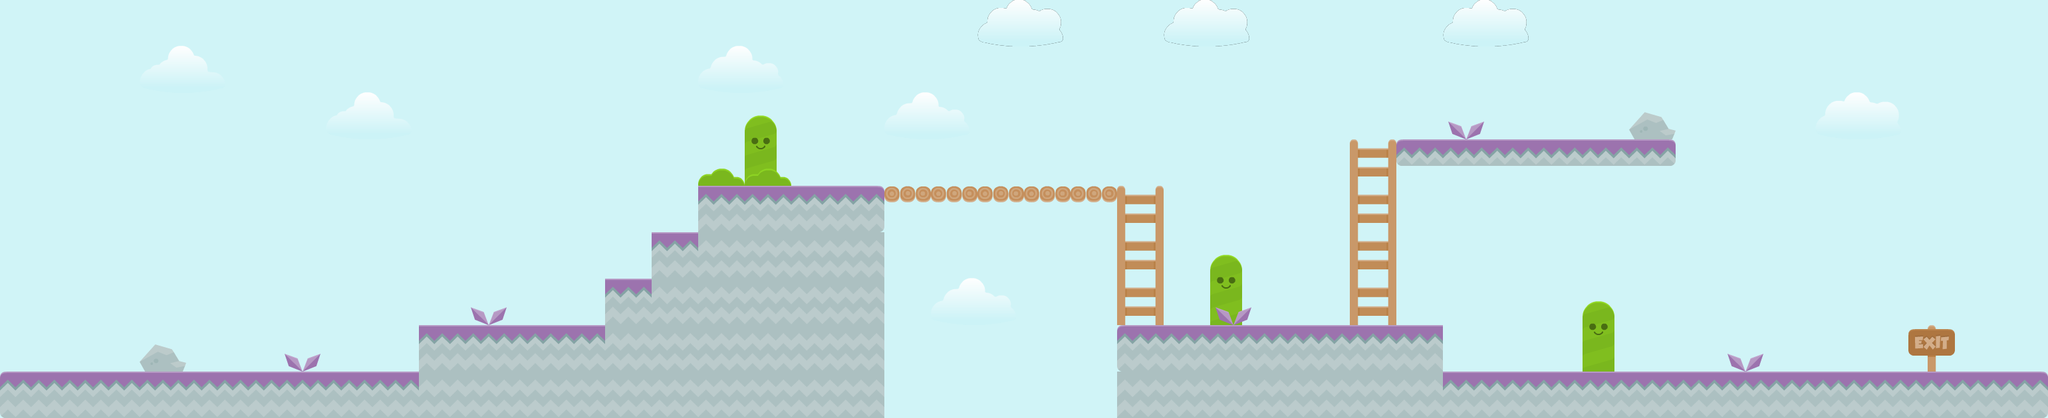

A 2D game scene composited from a Tiled map and its tileset images. What follows is a short description and the map's XML, with every tile layer's data as written:
An orthogonal 44x9 tile map with 70x70 px tiles, 4 tile layers (bg, bg 2, bg3, Kachelebene 1), 3 tilesets and 23 objects (9x blocker, 2x enemy, 2x itemblock, Start, end, ...).

<map version="1.0" orientation="orthogonal" renderorder="right-down" width="44" height="9" tilewidth="70" tileheight="70" nextobjectid="75">
 <tileset firstgid="1" source="land.tsx" />
 <tileset firstgid="157" source="sky.tsx" />
 <tileset firstgid="166" source="sky objects.tsx" />
 <layer name="bg" width="44" height="9">
  <data encoding="csv">
157,157,157,157,157,157,157,158,157,160,161,157,157,157,158,157,158,157,157,157,157,157,157,157,157,157,157,157,157,157,157,157,157,157,157,157,157,157,157,157,157,157,157,158,
160,160,157,160,160,160,157,157,160,163,164,160,160,157,157,160,157,157,160,160,160,160,157,157,157,157,158,159,159,159,159,159,159,159,159,159,159,159,159,159,159,159,159,159,
163,157,158,163,163,163,160,160,163,163,157,158,159,159,159,163,160,160,163,163,163,163,160,160,160,160,157,157,157,157,157,157,157,158,159,162,162,162,162,162,162,162,162,162,
157,158,159,159,157,158,163,163,157,157,158,159,162,162,162,157,163,163,163,163,163,163,163,163,163,163,160,160,160,160,160,160,160,157,158,159,159,159,159,159,159,159,159,159,
157,158,159,162,157,157,157,163,160,157,157,157,158,159,165,160,160,160,163,163,164,165,163,163,163,163,163,163,157,157,157,158,159,160,161,162,162,162,162,162,162,162,162,162,
157,158,159,165,160,157,160,163,163,160,160,157,157,158,159,163,163,163,164,165,164,165,165,165,157,157,157,157,157,157,157,157,157,163,164,165,165,165,165,165,165,165,165,165,
157,157,157,157,163,160,163,163,164,157,158,159,157,157,157,158,159,157,158,157,157,158,159,163,160,160,160,157,158,159,160,160,160,160,160,160,160,160,160,160,160,163,164,165,
160,160,160,160,160,163,163,164,165,160,161,162,160,160,160,157,157,160,157,160,157,157,157,160,163,163,163,160,161,162,163,163,163,163,163,163,163,163,163,163,163,163,160,160,
163,163,163,163,163,163,163,164,165,163,164,165,163,163,163,160,160,163,160,163,160,160,160,163,163,164,165,163,164,165,164,165,165,165,165,165,165,165,165,165,165,165,163,163
</data>
 </layer>
 <layer name="bg 2" width="44" height="9">
  <data encoding="csv">
0,0,0,0,0,0,0,0,0,0,0,0,0,0,0,0,0,0,0,0,0,167,0,0,0,167,0,0,0,0,0,167,0,0,0,0,0,0,0,0,0,0,0,0,
0,0,0,168,0,0,0,0,0,0,0,0,0,0,0,166,0,0,0,0,0,0,0,0,0,0,0,0,0,0,0,0,0,0,0,0,0,0,0,0,0,0,0,0,
0,0,0,0,0,0,0,168,0,0,0,0,0,0,0,0,0,0,0,166,0,0,0,0,0,0,0,0,0,0,0,170,0,0,0,0,0,0,0,167,0,0,0,0,
0,0,0,0,0,0,0,0,0,0,0,0,0,0,0,172,174,0,0,0,0,0,0,0,0,0,0,0,0,0,0,0,0,0,0,0,0,0,0,0,0,0,0,0,
0,0,0,0,0,0,0,0,0,0,0,0,0,0,0,0,0,0,0,0,0,0,0,0,0,0,0,0,0,0,0,0,0,0,0,0,0,0,0,0,0,0,0,0,
0,0,0,0,0,0,0,0,0,0,0,0,0,0,0,0,0,0,0,0,0,0,0,0,0,0,0,0,0,0,0,0,0,0,0,0,0,0,0,0,0,0,0,0,
0,0,0,0,0,0,0,0,0,0,170,0,0,0,0,0,0,0,0,0,166,0,0,0,0,0,174,0,0,0,0,0,0,0,0,0,0,0,0,0,0,0,0,0,
0,0,0,0,0,0,170,0,0,0,0,0,0,0,0,0,0,0,0,0,0,0,0,0,0,0,0,0,0,0,0,0,0,0,174,0,0,0,0,0,0,0,0,0,
0,0,0,0,0,0,0,0,0,0,0,0,0,0,0,0,0,0,0,0,0,0,0,0,0,0,0,0,0,0,0,0,0,0,0,0,0,0,0,0,0,0,0,0
</data>
 </layer>
 <layer name="bg3" width="44" height="9">
  <data encoding="csv">
0,0,0,0,0,0,0,0,0,0,0,0,0,0,0,0,0,0,0,0,0,0,0,0,0,0,0,0,0,0,0,0,0,0,0,0,0,0,0,0,0,0,0,0,
0,0,0,0,0,0,0,0,0,0,0,0,0,0,0,0,0,0,0,0,0,0,0,0,0,0,0,0,0,0,0,0,0,0,0,0,0,0,0,0,0,0,0,0,
0,0,0,0,0,0,0,0,0,0,0,0,0,0,0,0,0,0,0,0,0,0,0,0,0,0,0,0,0,0,0,0,0,0,0,171,0,0,0,0,0,0,0,0,
0,0,0,0,0,0,0,0,0,0,0,0,0,0,0,0,172,0,0,0,0,0,0,0,0,0,0,0,0,0,0,0,0,0,0,0,0,0,0,0,0,0,0,0,
0,0,0,0,0,0,0,0,0,0,0,0,0,0,0,0,0,0,0,0,0,0,0,0,0,0,0,0,0,0,0,0,0,0,0,0,0,0,0,0,0,0,0,0,
0,0,0,0,0,0,0,0,0,0,0,0,0,0,0,0,0,0,0,0,0,0,0,0,0,0,0,0,0,0,0,0,0,0,0,0,0,0,0,0,0,0,0,0,
0,0,0,0,0,0,0,0,0,0,0,0,0,0,0,0,0,0,0,0,0,0,0,0,0,0,170,0,0,0,0,0,0,0,0,0,0,0,0,0,0,0,0,0,
0,0,0,171,0,0,0,0,0,0,0,0,0,0,0,0,0,0,0,0,0,0,0,0,0,0,0,0,0,0,0,0,0,0,0,0,0,170,0,0,0,0,0,0,
0,0,0,0,0,0,0,0,0,0,0,0,0,0,0,0,0,0,0,0,0,0,0,0,0,0,0,0,0,0,0,0,0,0,0,0,0,0,0,0,0,0,0,0
</data>
 </layer>
 <layer name="Kachelebene 1" width="44" height="9">
  <data encoding="csv">
0,0,0,0,0,0,0,0,0,0,0,0,0,0,0,0,0,0,0,0,0,0,0,0,0,0,0,0,0,0,0,0,0,0,0,0,0,0,0,0,0,0,0,0,
0,0,0,0,0,0,0,0,0,0,0,0,0,0,0,0,0,0,0,0,0,0,0,0,0,0,0,0,0,0,0,0,0,0,0,0,0,0,0,0,0,0,0,0,
0,0,0,0,0,0,0,0,0,0,0,0,0,0,0,0,0,0,0,0,0,0,0,0,0,0,0,0,0,0,0,0,0,0,0,0,0,0,0,0,0,0,0,0,
0,0,0,0,0,0,0,0,0,0,0,0,0,0,0,0,0,0,0,0,0,0,0,0,0,0,0,0,0,20,15,3,3,3,3,146,0,0,0,0,0,0,0,0,
0,0,0,0,0,0,0,0,0,0,0,0,0,0,0,74,74,74,62,1073741949,1073741949,1073741949,1073741949,1073741949,20,0,0,0,0,32,0,0,0,0,0,0,0,0,0,0,0,0,0,0,
0,0,0,0,0,0,0,0,0,0,0,0,0,0,74,99,99,99,99,0,0,0,0,0,32,0,0,0,0,32,0,0,0,0,0,0,0,0,0,0,0,0,0,0,
0,0,0,0,0,0,0,0,0,0,0,0,0,74,99,99,99,99,99,0,0,0,0,0,32,0,0,0,0,32,0,0,0,0,0,0,0,0,0,0,0,0,0,0,
0,0,0,0,0,0,0,0,0,74,74,74,74,99,99,99,99,99,99,0,0,0,0,0,86,74,74,74,74,74,74,0,0,0,0,0,0,0,0,0,0,65,0,0,
86,74,74,74,74,74,74,74,74,99,99,99,99,99,99,99,99,99,99,0,0,0,0,0,99,99,99,99,99,99,99,74,74,74,74,74,74,74,74,74,74,74,74,62
</data>
 </layer>
 <objectgroup name="Objektebene 1">
  <object id="2" name="Start" x="70" y="420" width="70" height="140" />
  <object id="12" name="blocker" x="1330" y="280">
   <properties>
    <property name="blocker" value="t" />
   </properties>
   <polygon points="0,0 350,0 350,70 0,70" />
  </object>
  <object id="14" name="blocker" x="2100" y="210">
   <properties>
    <property name="blocker" value="tlrb" />
   </properties>
   <polygon points="0,0 420,0 420,41 0,41" />
  </object>
  <object id="15" name="end" x="2870" y="420" width="70" height="140" />
  <object id="17" name="Ladder 1" x="1680" y="280" width="70" height="210" />
  <object id="18" name="Ladder 2" x="2030" y="210" width="70" height="280" />
  <object id="28" name="blocker" x="1050" y="280" width="280" height="350" />
  <object id="29" name="blocker" x="980" y="350" width="70" height="280" />
  <object id="30" name="blocker" x="910" y="420" width="70" height="210" />
  <object id="32" name="blocker" x="630" y="490" width="280" height="140" />
  <object id="33" name="blocker" x="0" y="560" width="630" height="70" visible="0" />
  <object id="35" name="blocker" x="1680" y="490" width="490" height="140" />
  <object id="36" name="blocker" x="2170" y="560" width="910" height="70" />
  <object id="51" name="enemy2" x="1444" y="195" width="26" height="37" />
  <object id="52" name="enemy" x="902.667" y="220" width="89.3333" height="72.6667" />
  <object id="53" name="enemy" x="1125.33" y="178.667" width="168.667" height="60.6667" />
  <object id="54" name="movingplat" x="783" y="141.333" width="167.333" height="55.3333" />
  <object id="64" name="itemblock" x="210" y="280" width="70" height="70" />
  <object id="65" name="itemblock" x="700" y="210" width="70" height="70" />
  <object id="66" name="lowb" x="0" y="612.5" width="3080" height="17.5" />
  <object id="68" name="leftb" x="0" y="0" width="17.5" height="630" />
  <object id="73" name="rightb" x="3062.5" y="0" height="630" />
  <object id="74" name="upb" x="0" y="0" width="3080" height="17.5" />
 </objectgroup>
</map>
